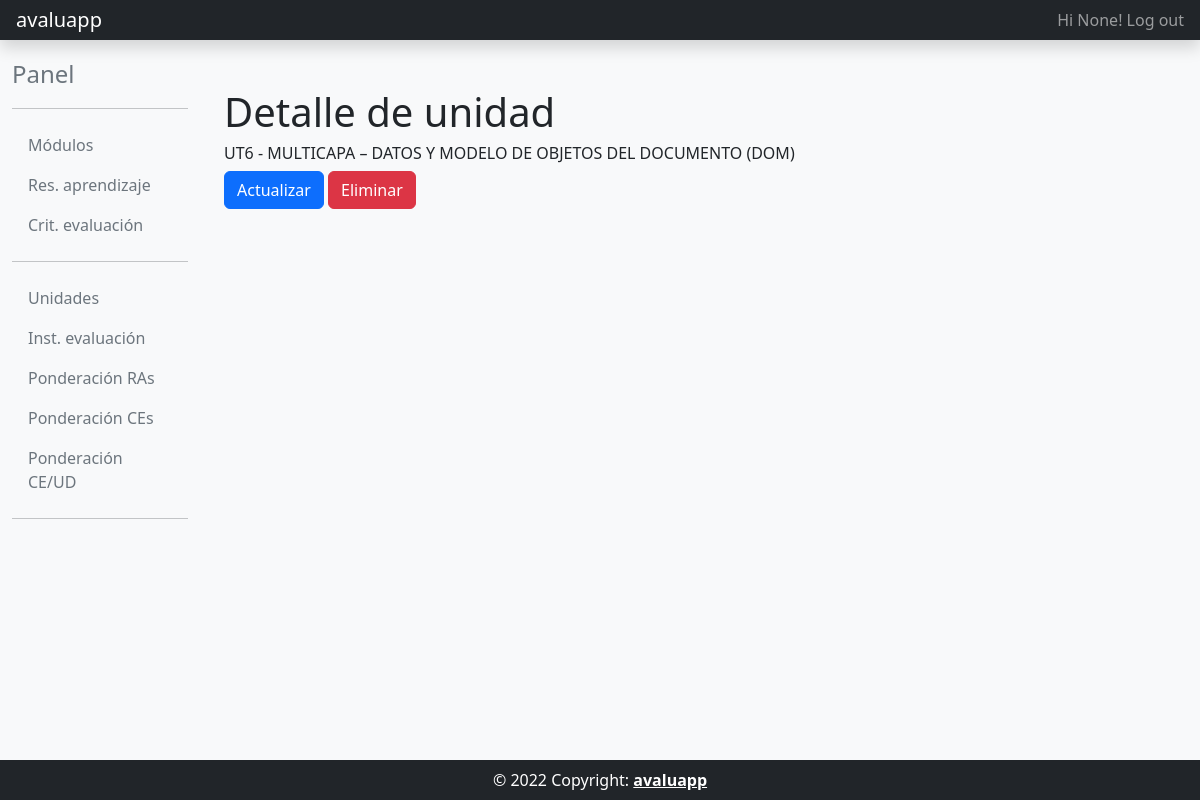
The app's page /unidad_detail/1/ (signed in) with its own data.
### usuarios/models.py (models this page shows, shortened)
class MyUser(AbstractBaseUser, PermissionsMixin):
    username = models.CharField(max_length=33, null=True)
    email = models.EmailField(_('email address'), unique=True)
    activo = models.BooleanField(default=False)
    create_date = models.DateTimeField(auto_now_add=True)
    update_date = models.DateTimeField(auto_now=True)
    is_staff = models.BooleanField(default=False)
    is_active = models.BooleanField(default=True)
    USERNAME_FIELD = 'email'
    REQUIRED_FIELDS = []
    objects = MyUserManager()
    class Meta:
        verbose_name = 'Usuario'
        verbose_name_plural = 'Usuarios'

### programacion_didactica/models.py (models this page shows, shortened)
class Unidad(models.Model):
    codigo = models.CharField(max_length = 4, verbose_name="Código", unique=True)
    nombre = models.CharField(max_length = 256, verbose_name="Nombre", unique=True)
    class Meta:
        verbose_name = 'Unidad'
        verbose_name_plural = 'Unidades'
        ordering = ['id']

### programacion_didactica/views.py (the view)
# urls.py: path('unidad_detail/<int:pk>/', programacion_didactica_views.UDDetailView.as_view(), name='unidad_detail'),
class UDDetailView(DecoratorsMixin, DetailView):
    model = Unidad
    template_name = 'programacion_didactica/unidad_detail.html'

### common/mixins.py (called while the page is built)
    @method_decorator(login_required)
    def dispatch(self, request, *args, **kwargs):
        return super().dispatch(request, *args, **kwargs)

### templates/programacion_didactica/unidad_detail.html
{% extends "common/base_intranet.html" %}
{% block main_content %}
<h1>Detalle de unidad</h1>
<h6>{{object.codigo}} - {{object.nombre}}</h6>
<a class="btn btn-primary" href="/unidad_update/{{object.id}}"> Actualizar </a>
<a class="btn btn-danger" href="/unidad_delete/{{object.id}}"> Eliminar </a>
{% endblock main_content %}

### templates/common/header_website.html (shortened to what this page needs)
<header class="navbar navbar-dark sticky-top bg-dark flex-md-nowrap p-0 shadow">
  <a class="navbar-brand col-md-3 col-lg-2 px-3 ml-5" href="/">avaluapp</a>
  <div class="navbar-nav">
    <div class="nav-item text-nowrap d-flex">
      {% if user.is_authenticated %}
        <a class="nav-link px-3" href="{% url 'account_logout' %}"">Hi {{ request.user.username }}! Log out</a>
      {% else %}
        <a class="nav-link px-3" href="{% url 'account_login' %}"">Log in</a>
      {% endif %}
    </div>
  </div>
</header>

### records on screen
MyUser: user.username "None"
Unidad: codigo "UT6", nombre "MULTICAPA – DATOS Y MODELO DE OBJETOS DEL DOCUMENTO (DOM)"
